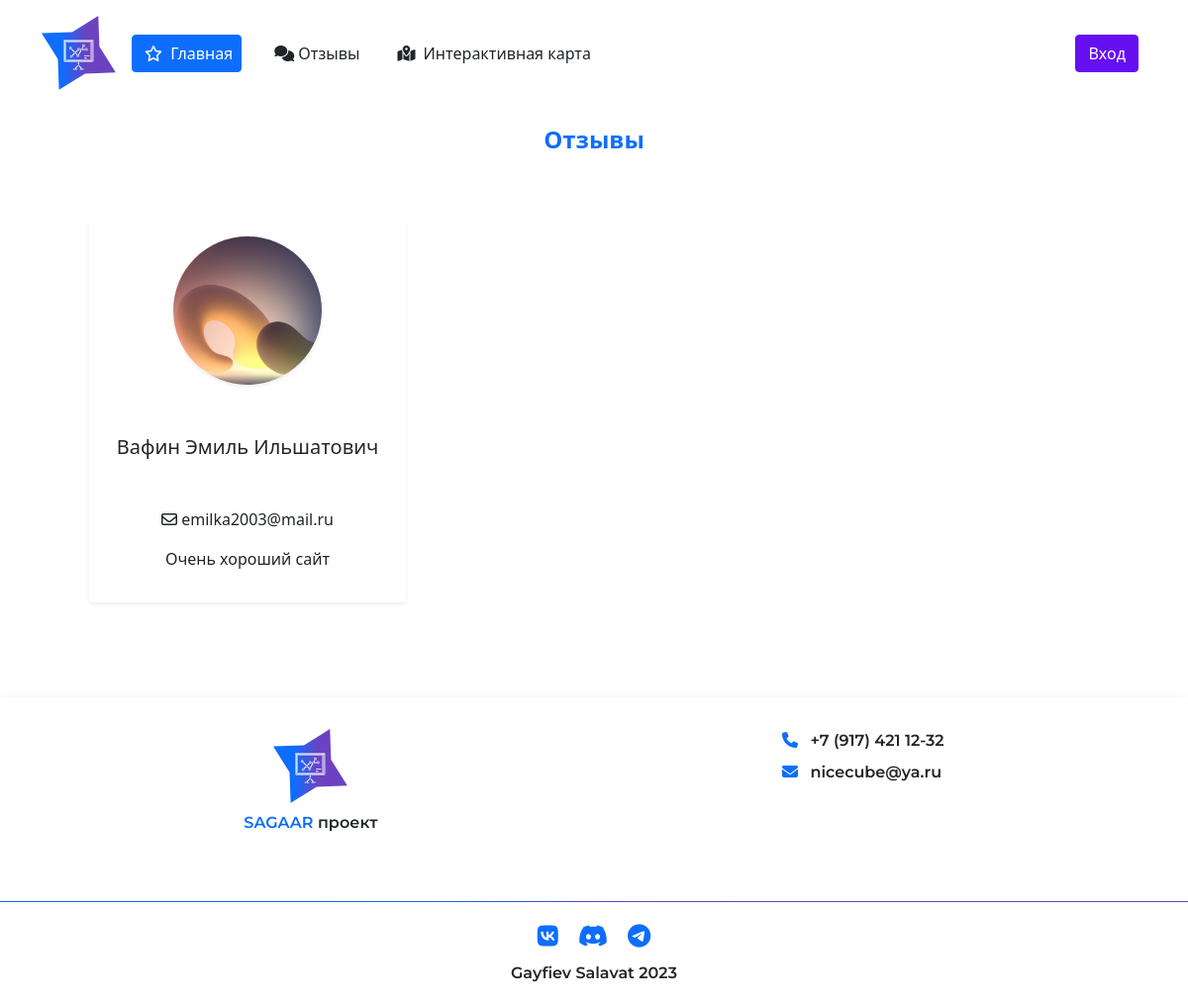
The app's page /comments/, older data.
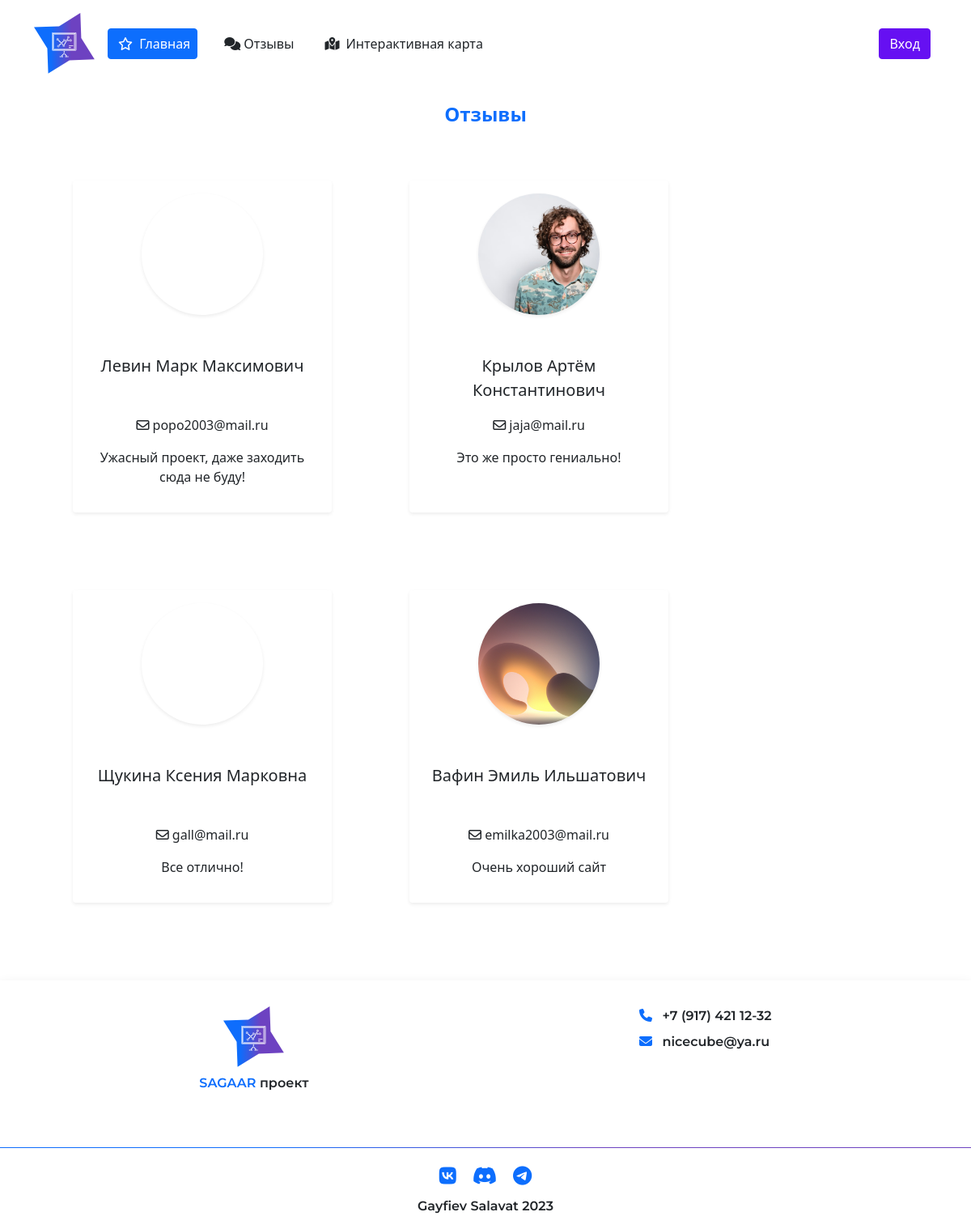
The same page, newer data.
### app/models.py (models this page shows, shortened)
class CommentUser(models.Model): # комментарии
    user = models.ForeignKey(CustomUser, on_delete=models.CASCADE, verbose_name='Пользователь')
    create_date_comment = models.DateTimeField('Дата создания комментария',auto_now_add=True)
    posted = models.BooleanField('Отображается или нет', default=False)
    comment = models.TextField('Комментарий', max_length=500)
    class Meta:
        verbose_name = 'Комментарий'
        verbose_name_plural = 'Комментарии'

class CustomUser(AbstractUser): # пользователь
    patronymic = models.CharField('Отчество', max_length=50, null=True)
    avatar = models.ImageField('Аватарка', upload_to='users/')

### app/views.py (the view)
# urls.py: path('comments/', views.getCommentsAllView, name = 'coms'),
def getCommentsAllView(req):
    page_name = 'comments.html'
    obj = CommentUser.objects.filter(posted=True).order_by('-create_date_comment')
    values = {
        'obj':obj
    }
    return render(req, page_name, values)

### app/templates/comments.html (shortened to what this page needs)
{% extends './base.html' %}
{% load static %}
{% block content %}
<div class="container mt-3">
    <p class = 'text-center fs-4 fw-bold text-primary'>Отзывы</p>
    <div class="comment_content d-flex mt-3 flex-wrap">
        {% for o in obj %}
            <div class="box-comment shadow-sm rounded d-flex flex-column align-items-center p-3 m-5" style = 'min-width: 320px; max-width: 320px; min-height: 200px;'>
                <div class = 'avatar shadow-sm rounded-circle' style = '
                    height:150px;
                    width: 150px;
                    background-image: url("{{o.user.avatar.url}}");
                    background-repeat:no-repeat;
                    background-position:center;
                    background-size:cover;
                    '></div>
                <div class ='mt-5'>
                    <p class = 'fs-5 text-center mx-auto' style="min-height: 60px;"> {{ o.user.last_name }} {{ o.user.first_name }} {{ o.user.patronymic }} </p>
                    <p class = 'text-center'>  <i class="fa-regular fa-envelope"></i> {{ o.user.email }} </p>
                    <p class = 'text-center'> {{ o.comment }} </p>
                </div>
            </div>
        {% empty %}
            <p class = 'text-center text-danger fs-2'>В бд пусто.</p>
        {% endfor %}
    </div>
</div>
{% endblock content %}

### app/templates/base.html (shortened to what this page needs)
<!DOCTYPE html>
{% load static %}
<html lang="ru">
<head>
    <link rel="stylesheet" href="{% static 'css/bootstrap.min.css' %}">
    <link rel="stylesheet" href="{% static 'css/style.css' %}">
    <link href="{% static 'fontawesomefree/css/fontawesome.css' %}" rel="stylesheet" type="text/css">
    <link href="{% static 'fontawesomefree/css/brands.css' %}" rel="stylesheet" type="text/css">
    <link href="{% static 'fontawesomefree/css/solid.css' %}" rel="stylesheet" type="text/css">
</head>
<body class = 'd-flex flex-column justify-content-between' style = 'min-height: 100vh;'>
    <header>
        <div class="p-3">
            <div class="container">
                <div class="d-flex flex-wrap align-items-center justify-content-center justify-content-lg-start">
                    <ul class="nav col-12 col-lg-auto me-lg-auto mb-2 d-flex align-items-center mb-md-0">
                        <li>
                            <img src="{% static 'media/logo.svg' %}" width="75px" alt="logo" style = "user-select: none;">
                        </li>
                        <li class ='mx-2'>
                            <a href="{% url 'home' %}" class=" px-2 btn btn-primary mx-2">
                                <i class="fa-regular fa-star mx-1"></i>
                                Главная
                            </a>
                        </li>
                        <li>
                            <a href="{% url 'coms' %}" class=" px-2 btn mx-2">
                                <i class="fa-solid fa-comments"></i>
                                Отзывы
                            </a>
                        </li>
                        <li>
                            <a href="{% url 'map' %}" class=" px-2 btn mx-2">
                                <i class="fa-solid fa-map-location-dot mx-1"></i>
                                Интерактивная карта
                            </a>
                        </li>
                    </ul>
                    <div class="text-end d-flex align-items-center">
                        {% if request.user.is_authenticated %}
                            {% if request.user.is_superuser %}
                                <a href="{% url 'admin:index' %}" class='btn mx-2'><i class="fa-solid fa-user text-primary mx-2"></i> {{ request.user.username }}</a>
                            {% else %}
                                <div class = "avatar shadow rounded-circle" style = '
                                width: 35px;
                                height:35px;
                                background-image: url("{{request.user.avatar.url}}");
                                background-repeat:no-repeat;
                                background-position:center;
                                background-size:cover;
                                '>
                                </div>
                                <a href = "{% url 'profile' %}" class='btn mx-2'>
                                    {{ request.user.username }}</a>
                            {% endif %}
                            <div>
                                <a class="btn btn-danger me-2" href="{% url 'logout' %}"> <i class="fa-solid fa-door-open"></i>
                                    Выход</a>
                            </div>
                            {% else %}
                            <a class="btn btn-indigo me-2" href="{% url 'login' %}">Вход</a>
                        {% endif %}
                    </div>
                </div>
            </div>
        </div>
    </header>
    <section class="main">
        {% block content %}
        {% endblock content %}
    </section>
    <footer class = "mt-5 d-flex flex-column justify-content-center shadow pt-3" style='min-height: 250px;'>
        <div class="container d-flex justify-content-around p-3" style = 'min-height: 190px;'>
            <div class = 'd-flex flex-column align-items-center' style = 'max-width: 350px;'>
                <img src="{% static 'media/logo.svg' %}" width="75px" alt="logo" style = 'user-select: none;'>
                <p class = 'mt-2' style="font-family:'Montserrat-SemiBold';"><span class = 'text-uppercase fw-bold text-primary'>sagaar</span> проект</p>
            </div>
            <div class = 'd-flex flex-column'>
                <a class = 'text-primary' href="tel:89174121232" style="font-family:'Montserrat-SemiBold'">
                    <i class="fa-solid fa-phone mx-2"></i>
                    <span class = 'text-dark fw-bold'>+7 (917) 421 12-32</span>
                </a>
                <a class = 'text-primary mt-2' href="mailto:nicecube@ya.ru" style="font-family:'Montserrat-SemiBold'">
                    <i class="fa-solid fa-envelope mx-2"></i>
                    <span class = 'text-dark fw-bold'>nicecube@ya.ru</span>
                </a>
            </div>
        </div>
        <div style = 'height:1px; background: linear-gradient(90deg, #0E6DFC 27.79%, #6D42C1 61.7%);'></div>
        <div class="container d-flex flex-column align-items-center justify-content-center mt-3">
            <div>
                <a class = "fs-4 mx-2 text-primary" href="#"><i class="fa-brands fa-vk"></i></a>
                <a class = "fs-4 mx-2 text-primary" href="#"><i class="fa-brands fa-discord"></i></a>
                <a class = "fs-4 mx-2 text-primary" href="#"><i class="fa-brands fa-telegram"></i></a>
            </div>
            <div class = 'mt-2'>
                <p class = 'fw-bold' style="font-family:'Montserrat-SemiBold'">Gayfiev Salavat 2023</p>
            </div>
        </div>
    </footer>
</body>
</html>

### app/static/css/style.css (style rules this page uses)
a { text-decoration: none; }

Row changes from the older to the newer data that the page shows:
added CommentUser: user.last_name "Левин", user.first_name "Марк", user.patronymic "Максимович", user.email "popo2003@mail.ru", comment "Ужасный проект, даже заходить сюда не буду!"
added CommentUser: user.avatar (picture), user.last_name "Крылов", user.first_name "Артём", user.patronymic "Константинович", user.email "jaja@mail.ru", comment "Это же просто гениально!"
added CommentUser: user.last_name "Щукина", user.first_name "Ксения", user.patronymic "Марковна", user.email "gall@mail.ru", comment "Все отлично!"
